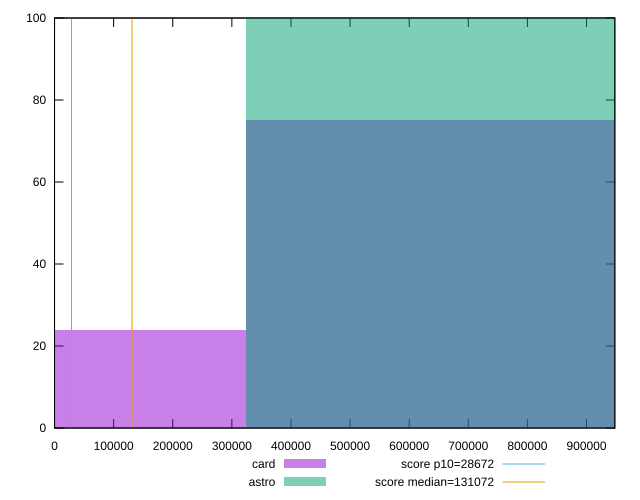

The gnuplot source for this figure:
reset

$card <<EOF
648730.3169722697 75
0 24
EOF

$astro <<EOF
648730.3169722697 100
EOF

set key outside below
set boxwidth 648730.3169722697
set xrange [0:947889.0695277777]
set yrange [0:100]
set trange [0:100]
set style fill transparent solid 0.5 noborder

set parametric
set terminal svg size 640, 500 enhanced background rgb 'white'
set output "report/report_00029_2021-02-24T13-36-40.390Z/uses-long-cache-ttl/comparison/histogram/2_vs_3.svg"

plot $card title "card" with boxes, \
     $astro title "astro" with boxes, \
     28672,t title "score p10=28672", \
     131072,t title "score median=131072"

reset
